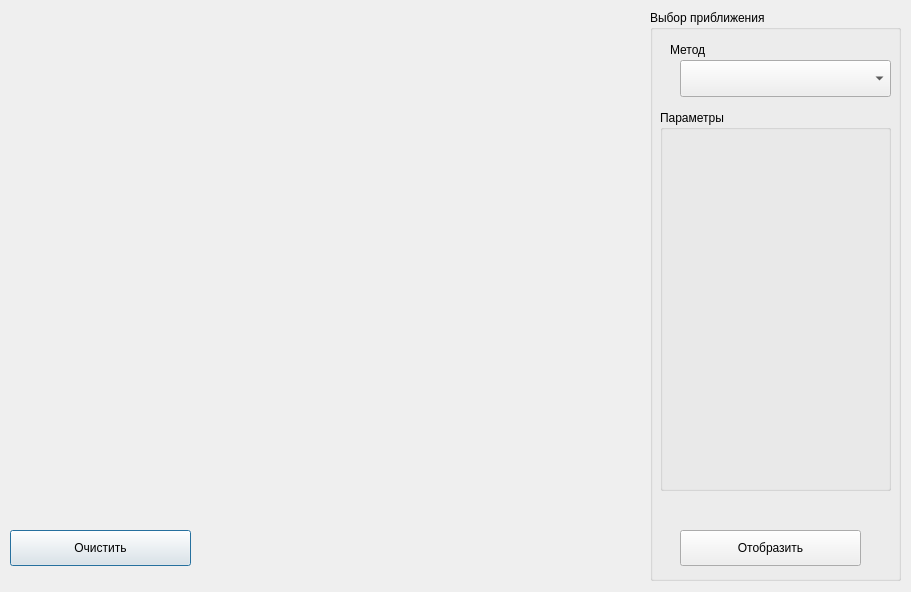
<?xml version="1.0" encoding="UTF-8"?>
<ui version="4.0">
 <class>Dialog_rosenblatt</class>
 <widget class="QDialog" name="Dialog_rosenblatt">
  <property name="geometry">
   <rect>
    <x>0</x>
    <y>0</y>
    <width>911</width>
    <height>592</height>
   </rect>
  </property>
  <property name="windowTitle">
   <string>Dialog</string>
  </property>
  <widget class="QWidget" name="verticalLayoutWidget">
   <property name="geometry">
    <rect>
     <x>10</x>
     <y>10</y>
     <width>631</width>
     <height>501</height>
    </rect>
   </property>
   <layout class="QVBoxLayout" name="verticalLayout_plot"/>
  </widget>
  <widget class="QPushButton" name="pushButton_clearGraph">
   <property name="geometry">
    <rect>
     <x>10</x>
     <y>530</y>
     <width>181</width>
     <height>36</height>
    </rect>
   </property>
   <property name="text">
    <string>Очистить</string>
   </property>
  </widget>
  <widget class="QGroupBox" name="groupBox">
   <property name="geometry">
    <rect>
     <x>650</x>
     <y>10</y>
     <width>251</width>
     <height>571</height>
    </rect>
   </property>
   <property name="title">
    <string>Выбор приближения</string>
   </property>
   <widget class="QLabel" name="label">
    <property name="geometry">
     <rect>
      <x>20</x>
      <y>30</y>
      <width>66</width>
      <height>19</height>
     </rect>
    </property>
    <property name="text">
     <string>Метод</string>
    </property>
   </widget>
   <widget class="QComboBox" name="comboBox_method">
    <property name="geometry">
     <rect>
      <x>30</x>
      <y>50</y>
      <width>211</width>
      <height>37</height>
     </rect>
    </property>
   </widget>
   <widget class="QGroupBox" name="groupBox_2">
    <property name="geometry">
     <rect>
      <x>10</x>
      <y>100</y>
      <width>231</width>
      <height>381</height>
     </rect>
    </property>
    <property name="title">
     <string>Параметры</string>
    </property>
    <widget class="QWidget" name="verticalLayoutWidget_2">
     <property name="geometry">
      <rect>
       <x>10</x>
       <y>20</y>
       <width>211</width>
       <height>351</height>
      </rect>
     </property>
     <layout class="QVBoxLayout" name="verticalLayout_methodParams"/>
    </widget>
   </widget>
   <widget class="QPushButton" name="pushButton_drawEstimate">
    <property name="geometry">
     <rect>
      <x>30</x>
      <y>520</y>
      <width>181</width>
      <height>36</height>
     </rect>
    </property>
    <property name="text">
     <string>Отобразить</string>
    </property>
   </widget>
  </widget>
 </widget>
 <resources/>
 <connections/>
</ui>
